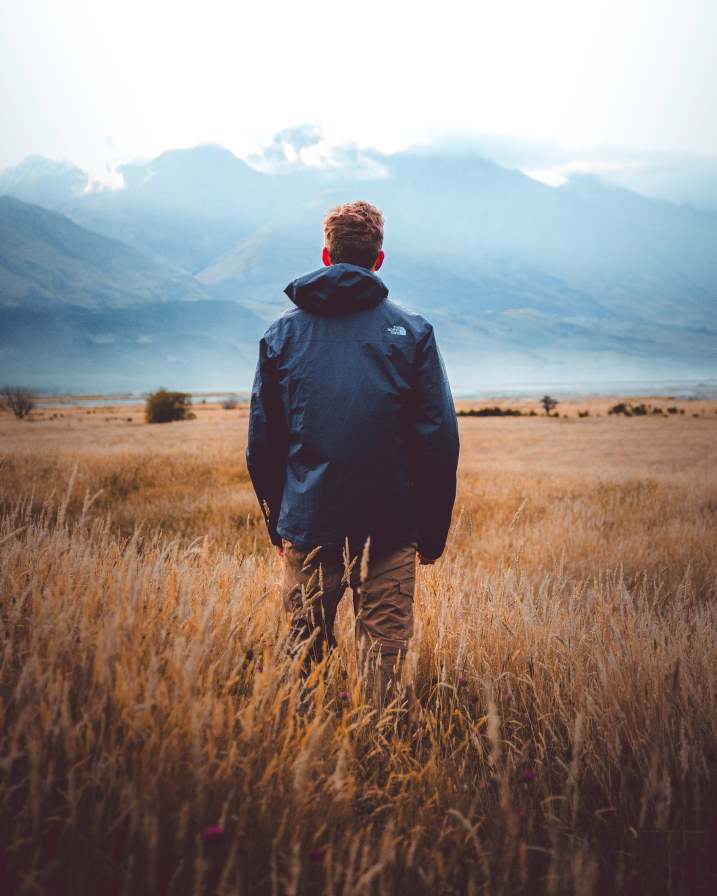
#> input picture OpenCV/code/slice/image.jpg, 2866 x 3582 px (shown at 1/4 size)
$ python slice2.py
#> lines starting #> are read from the running program, lines starting #| are printed output that depends on the picture
import cv2

src = cv2.imread("image.jpg", cv2.IMREAD_COLOR)
#> src is the input picture: shape (3582, 2866, 3); mean B, G, R 131.5, 136.3, 146.7

dst = src.copy()
roi = src[100:600, 200:700]
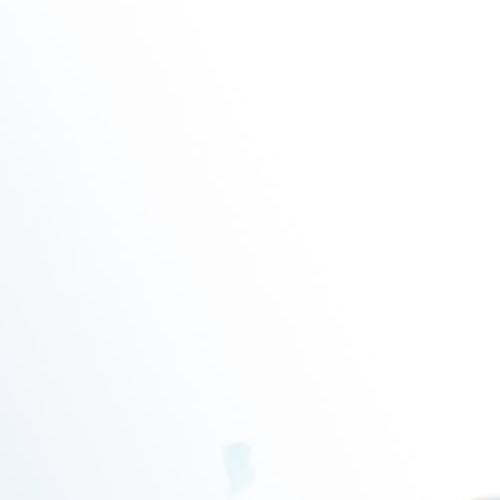
#> roi: shape (500, 500, 3); mean B, G, R 253.5, 252.8, 252.1
dst[0:500, 0:500] = roi

cv2.imshow("src", src)
cv2.imshow("dst", dst)
cv2.waitKey()
cv2.destroyAllWindows()
